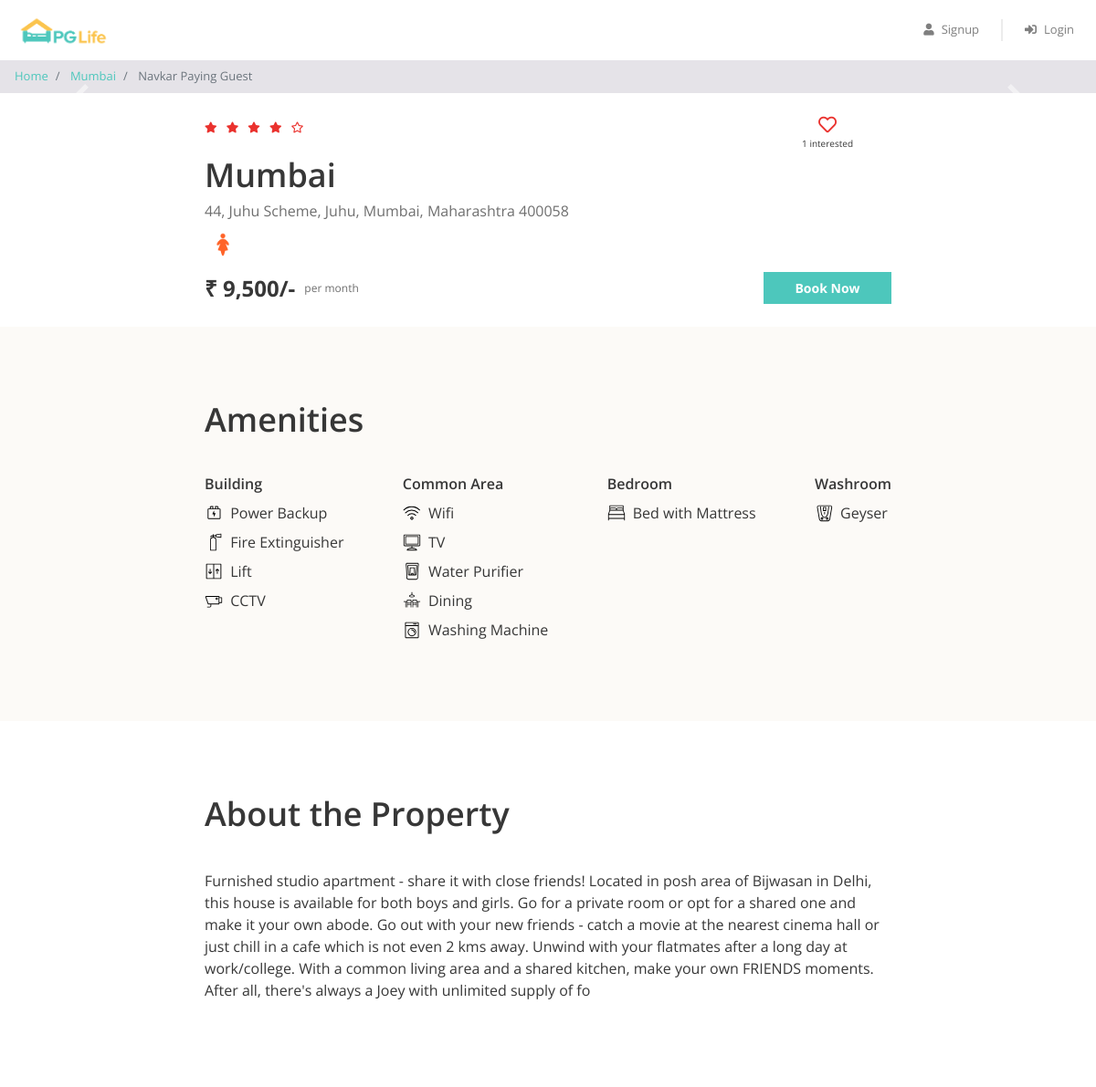
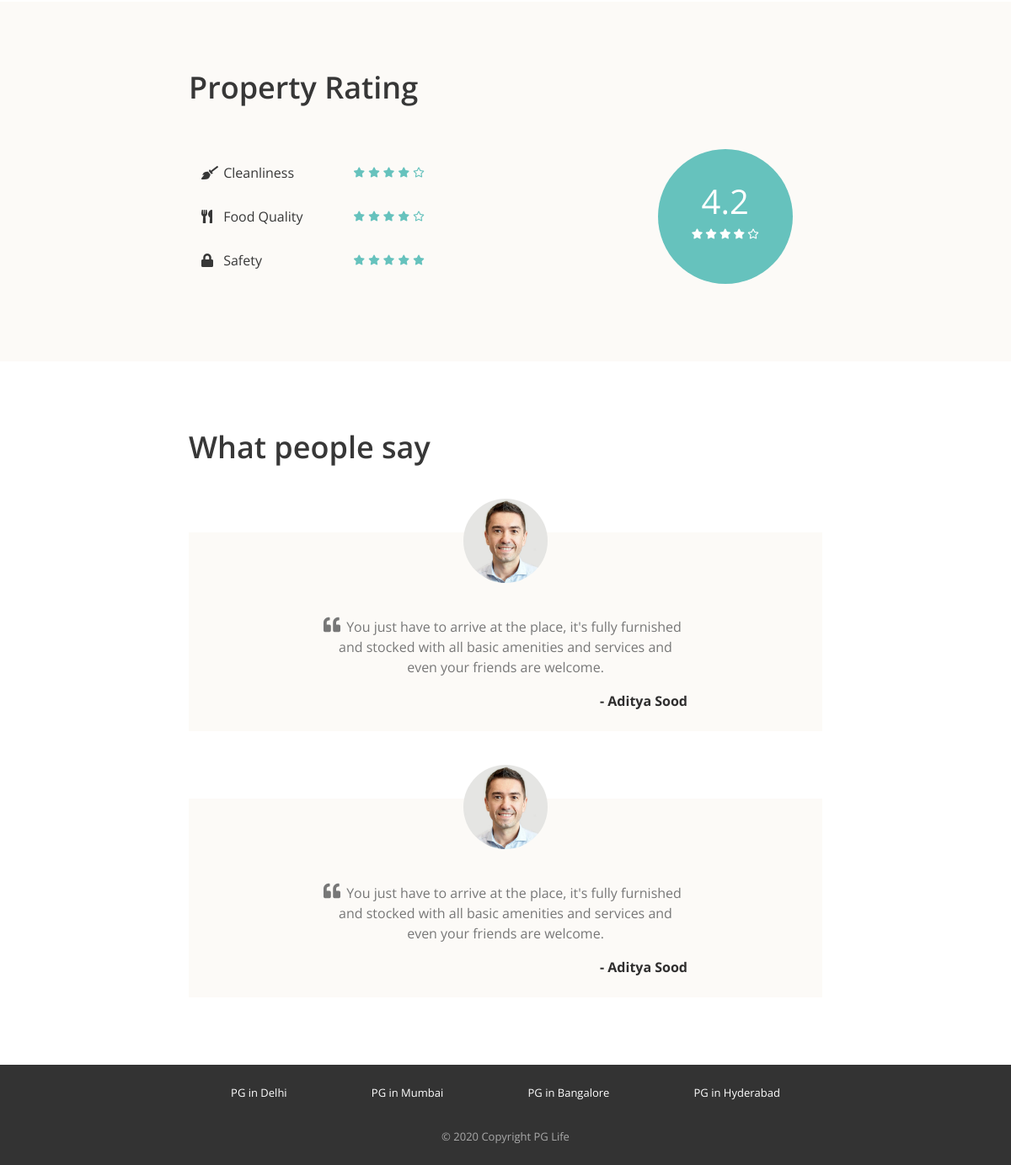
The app's page /property_detail.php?property_id=3 with its own data (2 pictures, top to bottom).
### tables this page shows
CREATE TABLE `properties` (
  `Id` int(11) NOT NULL,
  `City_id` int(11) NOT NULL,
  `Name` varchar(255) NOT NULL,
  `Address` varchar(255) NOT NULL,
  `Description` varchar(550) NOT NULL,
  `Gender` varchar(11) NOT NULL,
  `Rent` int(11) NOT NULL,
  `Rating_clean` float(2,1) NOT NULL,
  `Rating_food` float(2,1) NOT NULL,
  `rating_safety` float(2,1) NOT NULL
);

CREATE TABLE `cities` (
  `Id` int(11) NOT NULL,
  `Name` varchar(255) NOT NULL
);

CREATE TABLE `amenities` (
  `Id` int(11) NOT NULL,
  `Name` varchar(255) NOT NULL,
  `Type` varchar(255) NOT NULL,
  `Icon` varchar(255) NOT NULL
);

CREATE TABLE `testimonials` (
  `Id` int(11) NOT NULL,
  `property_id` int(11) DEFAULT NULL,
  `user_name` varchar(255) DEFAULT NULL,
  `content` varchar(255) NOT NULL
);

### property_detail.php (the view, shortened to what this page needs)
<?php
require "includes/database_connect.php";
$property_id = $_GET["property_id"];
$sql_1 = "SELECT *, p.id AS property_id, p.name AS property_name, c.name AS city_name
            FROM properties p
            INNER JOIN cities c ON p.city_id = c.id
            WHERE p.id = $property_id";
$result_1 = mysqli_query($conn, $sql_1);
$property = mysqli_fetch_assoc($result_1);
$sql_2 = "SELECT * FROM testimonials WHERE property_id = $property_id";
$result_2 = mysqli_query($conn, $sql_2);
$testimonials = mysqli_fetch_all($result_2, MYSQLI_ASSOC);
$sql_3 = "SELECT a.*
            FROM amenities a
            INNER JOIN properties_amenities pa ON a.id = pa.amenity_id
            WHERE pa.property_id = $property_id";
$result_3 = mysqli_query($conn, $sql_3);
$amenities = mysqli_fetch_all($result_3, MYSQLI_ASSOC);
$sql_4 = "SELECT * FROM interested_users_properties WHERE property_id = $property_id";
$result_4 = mysqli_query($conn, $sql_4);
$interested_users_count = mysqli_num_rows($result_4);
?>
 <!DOCTYPE html>
<html lang="en">
<head>
    <?php
    include "includes/head_links.php";
    ?>
    <link href="css/property_detail.css" rel="stylesheet" />
</head>
<body>
   <?php
   include "includes/header.php";
   ?>
    <nav aria-label="breadcrumb">
        <ol class="breadcrumb py-2">
            <li class="breadcrumb-item">
                <a href="index.php">Home</a>
            </li>
            <li class="breadcrumb-item">
            <a href="property_list.php?city=<?= $property['city_name']; ?>"><?= $property['city_name']; ?></a>
            </li>
            <li class="breadcrumb-item active" aria-current="page">
            <?= $property['property_name']; ?>
            </li>
        </ol>
    </nav>
    <div id="property-images" class="carousel slide" data-ride="carousel">
        <a class="carousel-control-prev" href="#property-images" role="button" data-slide="prev">
            <span class="carousel-control-prev-icon" aria-hidden="true"></span>
        </a>
        <a class="carousel-control-next" href="#property-images" role="button" data-slide="next">
            <span class="carousel-control-next-icon" aria-hidden="true"></span>
        </a>
    </div>
    <div class="property-summary page-container">
        <div class="row no-gutters justify-content-between">
        <?php
            $total_rating = ($property['Rating_clean'] + $property['Rating_food'] + $property['rating_safety']) / 3;
            $total_rating = round($total_rating, 1);
            ?>
            <div class="star-container" title="<?= $total_rating ?>">
            <?php
                $rating = $total_rating;
                for ($i = 0; $i < 5; $i++) {
                    if ($rating >= $i + 0.8) {
                ?>
                        <i class="fas fa-star"></i>
                    <?php
                    } elseif ($rating >= $i + 0.3) {
                    ?>
                        <i class="fas fa-star-half-alt"></i>
                    <?php
                    } else {
                    ?>
                        <i class="far fa-star"></i>
                <?php
                    }
                }
                ?>
            </div>
            <div class="interested-container">
            <?php
                $is_interested = false;
                if ($is_interested) {
                ?>
                    <i class="is-interested-image fas fa-heart"></i>
                <?php
                } else {
                ?>
                    <i class="is-interested-image far fa-heart"></i>
                <?php
                }
                ?>
                <div class="interested-text">
                    <span class="interested-user-count"><?= $interested_users_count ?></span> interested
                </div>
            </div>
        </div>
        <div class="detail-container">
            <div class="property-name"><?= $property['Name'] ?></div>
            <div class="property-address"><?= $property['Address'] ?></div>
            <div class="property-gender">
            <?php
                if ($property['Gender'] == "male") {
                ?>
                    <img src="img/male.png">
                <?php
                } elseif ($property['Gender'] == "female") {
                ?>
                    <img src="img/female.png">
                <?php
                } else {
                ?>
                    <img src="img/unisex.png">
                <?php
                }
                ?>
            </div>
        </div>
        <div class="row no-gutters">
            <div class="rent-container col-6">
                <div class="rent">₹ <?= number_format($property['Rent']) ?>/-</div>
                <div class="rent-unit">per month</div>
            </div>
            <div class="button-container col-6">
                <a href="#" class="btn btn-primary">Book Now</a>
            </div>
        </div>
    </div>
    <div class="property-amenities">
        <div class="page-container">
            <h1>Amenities</h1>
            <div class="row justify-content-between">
                <div class="col-md-auto">
                    <h5>Building</h5>
                    <?php
                    foreach ($amenities as $amenity) {
                        if ($amenity['Type'] == "Building") {
                    ?>
                            <div class="amenity-container">
                                <img src="img/amenities/<?= $amenity['Icon'] ?>.svg" alt="<?= $amenity['Name'] ?>">
                                <span><?= $amenity['Name'] ?></span>
                            </div>
                    <?php
                        }
                    }
                    ?>
                </div>
                <div class="col-md-auto">
                    <h5>Common Area</h5>
                    <?php
                    foreach ($amenities as $amenity) {
                        if ($amenity['Type'] == "Common Area") {
                    ?>
                            <div class="amenity-container">
                                <img src="img/amenities/<?= $amenity['Icon'] ?>.svg">
                                <span><?= $amenity['Name'] ?></span>
                            </div>
                    <?php
                        }
                    }
                    ?>
                </div>
                <div class="col-md-auto">
                    <h5>Bedroom</h5>
                    <?php
                    foreach ($amenities as $amenity) {
                        if ($amenity['Type'] == "Bedroom") {
                    ?>
                            <div class="amenity-container">
                                <img src="img/amenities/<?= $amenity['Icon'] ?>.svg">
                                <span><?= $amenity['Name'] ?></span>
                            </div>
                    <?php
                        }
                    }
                    ?>
                </div>
                <div class="col-md-auto">
                    <h5>Washroom</h5>
                    <?php
                    foreach ($amenities as $amenity) {
                        if ($amenity['Type'] == "Washroom") {
                    ?>
                            <div class="amenity-container">
                                <img src="img/amenities/<?= $amenity['Icon'] ?>.svg">
                                <span><?= $amenity['Name'] ?></span>
                            </div>
                    <?php
                        }
                    }
                    ?>
                </div>
            </div>
        </div>
    </div>
    <div class="property-about page-container">
        <h1>About the Property</h1>
        <p><?= $property['Description'] ?></p>
    </div>
    <div class="property-rating">
        <div class="page-container">
            <h1>Property Rating</h1>
            <div class="row align-items-center justify-content-between">
                <div class="col-md-6">
                    <div class="rating-criteria row">
                        <div class="col-6">
                            <i class="rating-criteria-icon fas fa-broom"></i>
                            <span class="rating-criteria-text">Cleanliness</span>
                        </div>
                        <div class="rating-criteria-star-container col-6" title="<?= $property['Rating_clean'] ?>">
                        <?php
                            $rating = $property['Rating_clean'];
                            for ($i = 0; $i < 5; $i++) {
                                if ($rating >= $i + 0.8) {
                            ?>
                                    <i class="fas fa-star"></i>
                                <?php
                                } elseif ($rating >= $i + 0.3) {
                                ?>
                                    <i class="fas fa-star-half-alt"></i>
                                <?php
                                } else {
                                ?>
                                    <i class="far fa-star"></i>
                            <?php
                                }
                            }
                            ?>
                        </div>
                    </div>
                    <div class="rating-criteria row">
                        <div class="col-6">
                            <i class="rating-criteria-icon fas fa-utensils"></i>
                            <span class="rating-criteria-text">Food Quality</span>
                        </div>
                        <div class="rating-criteria-star-container col-6" title="<?= $property['Rating_food'] ?>">
                        <?php
                            $rating = $property['Rating_food'];
                            for ($i = 0; $i < 5; $i++) {
                                if ($rating >= $i + 0.8) {
                            ?>
                                    <i class="fas fa-star"></i>
                                <?php
                                } elseif ($rating >= $i + 0.3) {
                                ?>
                                    <i class="fas fa-star-half-alt"></i>
                                <?php
                                } else {
                                ?>
                                    <i class="far fa-star"></i>
                            <?php
                                }
                            }
                            ?>
                        </div>
                    </div>
                    <div class="rating-criteria row">
                        <div class="col-6">
                            <i class="rating-criteria-icon fa fa-lock"></i>
                            <span class="rating-criteria-text">Safety</span>
                        </div>
                        <div class="rating-criteria-star-container col-6" title="<?= $property['rating_safety'] ?>">
                        <?php
                            $rating = $property['rating_safety'];
                            for ($i = 0; $i < 5; $i++) {
                                if ($rating >= $i + 0.8) {
                            ?>
                                    <i class="fas fa-star"></i>
                                <?php
                                } elseif ($rating >= $i + 0.3) {
                                ?>
                                    <i class="fas fa-star-half-alt"></i>
                                <?php
                                } else {
                                ?>
                                    <i class="far fa-star"></i>
                            <?php
                                }
                            }
                            ?>
                        </div>
                    </div>
                </div>
                <div class="col-md-4">
                    <div class="rating-circle">
                    <?php
                        $total_rating = ($property['Rating_clean'] + $property['Rating_food'] + $property['rating_safety']) / 3;
                        $total_rating = round($total_rating, 1);
                        ?>
                        <div class="total-rating"><?= $total_rating ?></div>
                        <div class="rating-circle-star-container">
                            <?php
                            $rating = $total_rating;
                            for ($i = 0; $i < 5; $i++) {
                                if ($rating >= $i + 0.8) {
                            ?>
                                    <i class="fas fa-star"></i>
                                <?php
                                } elseif ($rating >= $i + 0.3) {
                                ?>
                                    <i class="fas fa-star-half-alt"></i>
                                <?php
                                } else {
                                ?>
                                    <i class="far fa-star"></i>
                            <?php
                                }
                            }
                            ?>
                        </div>
                    </div>
                </div>
            </div>
        </div>
    </div>
    <div class="property-testimonials page-container">
        <h1>What people say</h1>
        <?php
        foreach ($testimonials as $testimonial) {
        ?>
        <div class="testimonial-block">
            <div class="testimonial-image-container">
                <img class="testimonial-img" src="img/man.png">
            </div>
            <div class="testimonial-text">
                <i class="fa fa-quote-left" aria-hidden="true"></i>
                <p><?= $testimonial['content'] ?></p>
            </div>
            <div class="testimonial-name">- <?= $testimonial['user_name'] ?></div>
        </div>
        <?php
        }
        ?>
    </div>
    <?php
    include "includes/footer.php";
    ?>
</body>
</html>

### records on screen
properties: City.Name "Mumbai", Name "Navkar Paying Guest", Address "44, Juhu Scheme, Juhu, Mumbai, Maharashtra 400058", Rent "9,500", Description "Furnished studio apartment - share it with close friends! Located in posh area of Bijwasan in Delhi, this house is available for both boys and girls. Go for a private room or opt for a shared one and make it your own abode. Go out with your new friends - catch a movie at the nearest cinema hall or just chill in a cafe which is not even 2 kms away. Unwind with your flatmates after a long day at work/college. With a common living area and a shared kitchen, make your own FRIENDS moments. After all, there's always a Joey with unlimited supply of fo", total_rating "4.2"
amenities: Icon (picture), Name "Power Backup"
amenities: Icon (picture), Name "Fire Extinguisher"
amenities: Icon (picture), Name "Lift"
amenities: Icon (picture), Name "CCTV"
amenities: Icon (picture), Name "Wifi"
amenities: shows a picture, Name "TV"
amenities: Icon (picture), Name "Water Purifier"
amenities: Icon (picture), Name "Dining"
amenities: Icon (picture), Name "Washing Machine"
amenities: Name "Bed with Mattress"
amenities: Icon (picture), Name "Geyser"
testimonials: content "You just have to arrive at the place, it's fully furnished and stocked with all basic amenities and services and even your friends are welcome.", user_name "Aditya Sood"
testimonials: content "You just have to arrive at the place, it's fully furnished and stocked with all basic amenities and services and even your friends are welcome.", user_name "Aditya Sood"

### other values on screen
$interested_users_count "1"
